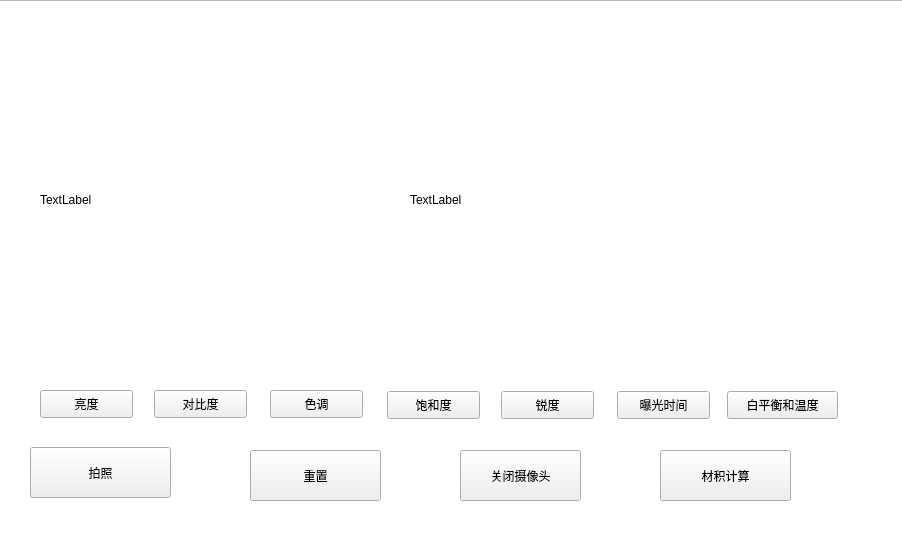
<?xml version="1.0" encoding="UTF-8"?>
<ui version="4.0">
 <class>Form</class>
 <widget class="QWidget" name="Form">
  <property name="geometry">
   <rect>
    <x>0</x>
    <y>0</y>
    <width>902</width>
    <height>550</height>
   </rect>
  </property>
  <property name="windowTitle">
   <string>Form</string>
  </property>
  <property name="styleSheet">
   <string notr="true">background-image: url(&quot;D:\Pycharm\Qt-Camera\Qt-Camera\BackgroundPic.jpg&quot;)</string>
  </property>
  <widget class="QPushButton" name="openCamera">
   <property name="geometry">
    <rect>
     <x>30</x>
     <y>447</y>
     <width>141</width>
     <height>51</height>
    </rect>
   </property>
   <property name="text">
    <string>拍照</string>
   </property>
  </widget>
  <widget class="QPushButton" name="capturePic">
   <property name="geometry">
    <rect>
     <x>250</x>
     <y>450</y>
     <width>131</width>
     <height>51</height>
    </rect>
   </property>
   <property name="text">
    <string>重置</string>
   </property>
  </widget>
  <widget class="QPushButton" name="calculateWood">
   <property name="geometry">
    <rect>
     <x>460</x>
     <y>450</y>
     <width>121</width>
     <height>51</height>
    </rect>
   </property>
   <property name="text">
    <string>关闭摄像头</string>
   </property>
  </widget>
  <widget class="QLabel" name="label">
   <property name="geometry">
    <rect>
     <x>40</x>
     <y>50</y>
     <width>300</width>
     <height>300</height>
    </rect>
   </property>
   <property name="text">
    <string>TextLabel</string>
   </property>
  </widget>
  <widget class="QLabel" name="label_2">
   <property name="geometry">
    <rect>
     <x>410</x>
     <y>50</y>
     <width>300</width>
     <height>300</height>
    </rect>
   </property>
   <property name="text">
    <string>TextLabel</string>
   </property>
  </widget>
  <widget class="QPushButton" name="pushButton">
   <property name="geometry">
    <rect>
     <x>40</x>
     <y>390</y>
     <width>93</width>
     <height>28</height>
    </rect>
   </property>
   <property name="text">
    <string>亮度</string>
   </property>
  </widget>
  <widget class="QPushButton" name="pushButton_2">
   <property name="geometry">
    <rect>
     <x>154</x>
     <y>390</y>
     <width>93</width>
     <height>28</height>
    </rect>
   </property>
   <property name="text">
    <string>对比度</string>
   </property>
  </widget>
  <widget class="QPushButton" name="pushButton_3">
   <property name="geometry">
    <rect>
     <x>270</x>
     <y>390</y>
     <width>93</width>
     <height>28</height>
    </rect>
   </property>
   <property name="text">
    <string>色调</string>
   </property>
  </widget>
  <widget class="QPushButton" name="pushButton_4">
   <property name="geometry">
    <rect>
     <x>387</x>
     <y>391</y>
     <width>93</width>
     <height>28</height>
    </rect>
   </property>
   <property name="text">
    <string>饱和度</string>
   </property>
  </widget>
  <widget class="QPushButton" name="pushButton_5">
   <property name="geometry">
    <rect>
     <x>617</x>
     <y>391</y>
     <width>93</width>
     <height>28</height>
    </rect>
   </property>
   <property name="text">
    <string>曝光时间</string>
   </property>
  </widget>
  <widget class="QPushButton" name="pushButton_6">
   <property name="geometry">
    <rect>
     <x>501</x>
     <y>391</y>
     <width>93</width>
     <height>28</height>
    </rect>
   </property>
   <property name="text">
    <string>锐度</string>
   </property>
  </widget>
  <widget class="QPushButton" name="pushButton_7">
   <property name="geometry">
    <rect>
     <x>727</x>
     <y>391</y>
     <width>111</width>
     <height>28</height>
    </rect>
   </property>
   <property name="text">
    <string>白平衡和温度</string>
   </property>
  </widget>
  <widget class="QPushButton" name="pushButton_8">
   <property name="geometry">
    <rect>
     <x>660</x>
     <y>450</y>
     <width>131</width>
     <height>51</height>
    </rect>
   </property>
   <property name="text">
    <string>材积计算</string>
   </property>
  </widget>
  <widget class="QListView" name="listView">
   <property name="geometry">
    <rect>
     <x>-5</x>
     <y>0</y>
     <width>911</width>
     <height>551</height>
    </rect>
   </property>
   <property name="styleSheet">
    <string notr="true"/>
   </property>
  </widget>
  <zorder>listView</zorder>
  <zorder>openCamera</zorder>
  <zorder>capturePic</zorder>
  <zorder>calculateWood</zorder>
  <zorder>label</zorder>
  <zorder>label_2</zorder>
  <zorder>pushButton</zorder>
  <zorder>pushButton_2</zorder>
  <zorder>pushButton_3</zorder>
  <zorder>pushButton_4</zorder>
  <zorder>pushButton_5</zorder>
  <zorder>pushButton_6</zorder>
  <zorder>pushButton_7</zorder>
  <zorder>pushButton_8</zorder>
 </widget>
 <resources>
  <include location="picture.qrc"/>
 </resources>
 <connections/>
</ui>
